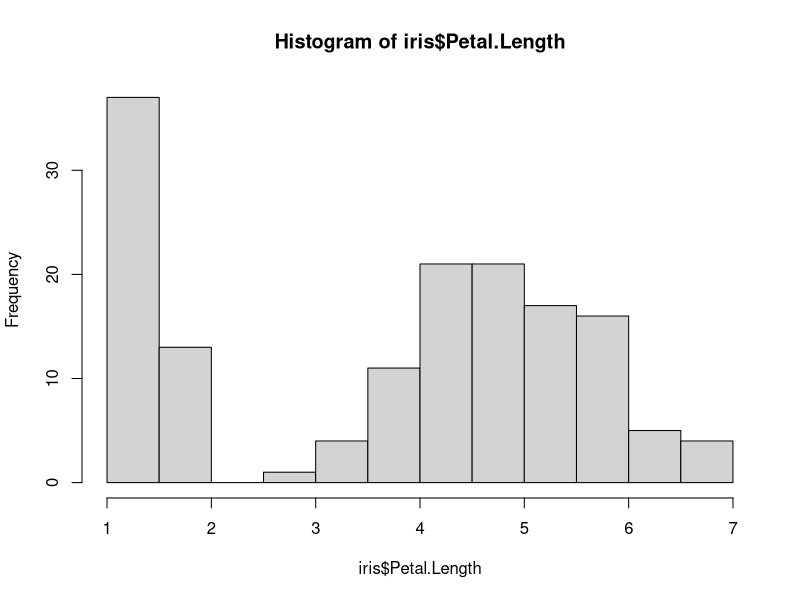
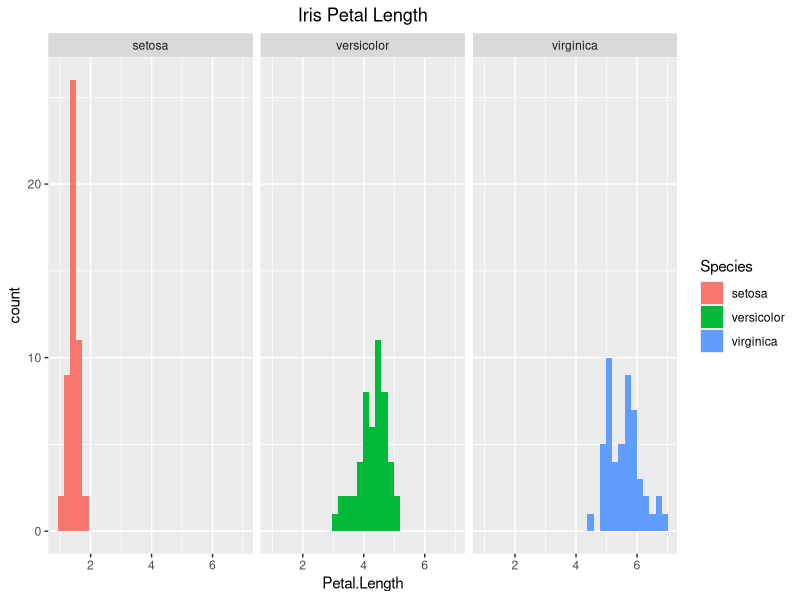

Recreate these plots in R, in order.
library(ggplot2)

data('iris')

?mean
petal_length_mean = mean(iris$Petal.Length, na.rm = TRUE)

?hist
hist(iris$Petal.Length)

ggplot(iris, aes(x=Petal.Length, fill = Species))+
  geom_histogram()+
  facet_grid(. ~ Species)+
  ggtitle("Iris Petal Length")+
  theme(plot.title = element_text(hjust = 0.5))
